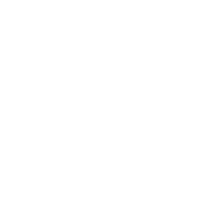
Frame 1 (no input)
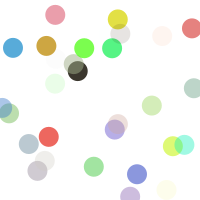
Frame 60 (the mouse pressed at the canvas centre just before this capture)
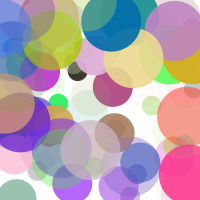
Frame 120 (the mouse held since frame 60 and released just before this capture)

The Processing sketch that drew these frames (run headless with seeded random() and noise(); from frame 60 on, the mouse is pressed at the canvas centre):

// Processing sketch: processing_108655
// ── processing_108655.pde

float r;
float g;
float b;
float a;
float x;
float y;
float diam;
int count;
int state;

void setup() {
  count = 0;
  state = 0;
  
  size(200,200);
  background(255);
  smooth();    
}

void draw() {
  r = random(255);
  g = random(255);
  b = random(255);
  a = random(255);
  diam = random(30);
  x = random(width);
  y = random(height);
  
  count++;
  if(count > 30){
    count = 0;
    state++;
    if(state > 8){
       state = 0;
       background(255);
    } 
 
  }
  noStroke();
  fill(r,g,b,a);
  diam = state * 20;
  ellipse(x,y,diam,diam);
}
